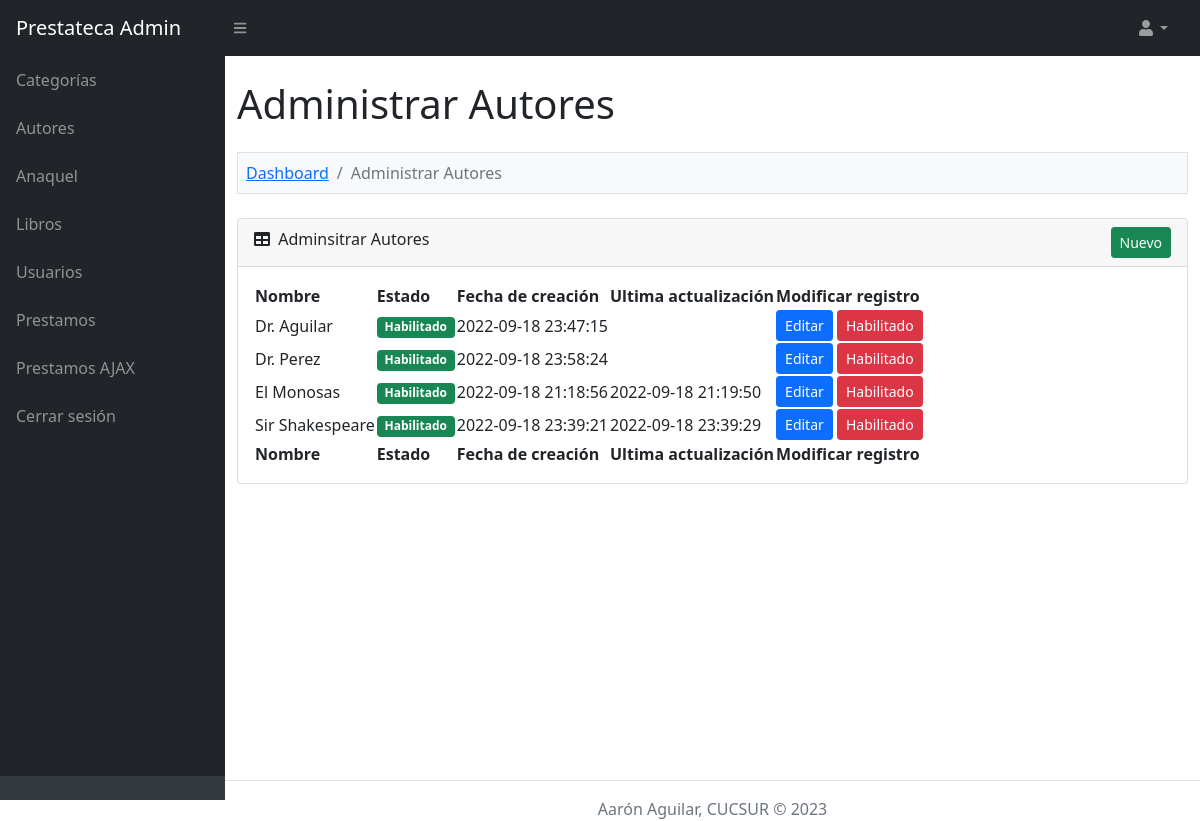
Screenshot of /admin/author.php (signed in) with the database file from the repository.
### tables this page shows
CREATE TABLE `lms_author` (
  `author_id` int(11) NOT NULL,
  `author_name` varchar(200) NOT NULL,
  `author_status` enum('Enable','Disable') NOT NULL,
  `author_created_on` varchar(30) NOT NULL,
  `author_updated_on` varchar(30) NOT NULL
);

### function.php (called while the page is built, shortened)
<?php
function convert_data($string, $action = 'encrypt')
{
	$encrypt_method = "AES-256-CBC";
	$secret_key = 'AA74CDCC2BBRT935136HH7B63C27';
	$secret_iv = '5fgf5HJ5g27';
	$key = hash('sha256', $secret_key);
	$iv = substr(hash('sha256', $secret_iv), 0, 16);
	if ($action == 'encrypt')
	{
		$output = openssl_encrypt($string, $encrypt_method, $key, 0, $iv);
	    $output = base64_encode($output);
	}
	else if ($action == 'decrypt')
	{
		$output = openssl_decrypt(base64_decode($string), $encrypt_method, $key, 0, $iv);
	}
	return $output;
}
?>

### admin/author.php (the view, shortened to what this page needs)
<?php
include '../database_connection.php';
include '../function.php';
$error = '';
$query = "
	SELECT * FROM lms_author
    ORDER BY author_name ASC
";
$statement = $connect->prepare($query);
$statement->execute();
include '../header.php';
?>
<div class="container-fluid py-4" style="min-height: 700px;">
	<h1>Administrar Autores</h1>
	<?php
	if(isset($_GET["action"]))
	{
		if($_GET["action"] == "add")
		{
	?>
	<ol class="breadcrumb mt-4 mb-4 bg-light p-2 border">
		<li class="breadcrumb-item"><a href="index.php">Dashboard</a></li>
        <li class="breadcrumb-item"><a href="author.php">Administrar Autores</a></li>
        <li class="breadcrumb-item active">Nuevo</li>
    </ol>
    <div class="row">
    	<div class="col-md-6">
    		<?php
    		if($error != '')
    		{
    			echo '<div class="alert alert-danger alert-dismissible fade show" role="alert"><ul class="list-unstyled">'.$error.'</ul> <button type="button" class="btn-close" data-bs-dismiss="alert" aria-label="Close"></button></div>';
    		}
    		?>
    		<div class="card mb-4">
    			<div class="card-header">
    				<i class="fas fa-user-plus"></i> Nuevo
                </div>
                <div class="card-body">
                	<form method="post">
                		<div class="mb-3">
                			<label class="form-label">Nombre</label>
                			<input type="text" name="author_name" id="author_name" class="form-control" />
                		</div>
                		<div class="mt-4 mb-0">
                			<input type="submit" name="add_author" class="btn btn-success" value="Nuevo" />
                		</div>
                	</form>
                </div>
            </div>
    	</div>
    </div>
	<?php
		}
		else if($_GET["action"] == 'edit')
		{
			$author_id = convert_data($_GET["code"], 'decrypt');
			if($author_id > 0)
			{
				$query = "
				SELECT * FROM lms_author
                WHERE author_id = '$author_id'
				";
				$author_result = $connect->query($query);
				foreach($author_result as $author_row)
				{
	?>
	<ol class="breadcrumb mt-4 mb-4 bg-light p-2 border">
		<li class="breadcrumb-item"><a href="index.php">Dashboard</a></li>
        <li class="breadcrumb-item"><a href="author.php">Administrar Autores</a></li>
        <li class="breadcrumb-item active">Editar</li>
    </ol>
    <div class="row">
    	<div class="col-md-6">
    		<div class="card mb-4">
    			<div class="card-header">
    				<i class="fas fa-user-edit"></i>Editar detalles
    			</div>
    			<div class="card-body">
    				<form method="post">
    					<div class="mb-3">
    						<label class="form-label">Nombre</label>
    						<input type="text" name="author_name" id="author_name" class="form-control" value="<?php echo $author_row['author_name']; ?>" />
    					</div>
    					<div class="mt-4 mb-0">
    						<input type="hidden" name="author_id" value="<?php echo $_GET['code']; ?>" />
    						<input type="submit" name="edit_author" class="btn btn-primary" value="Editar" />
    					</div>
    				</form>
    			</div>
    		</div>
    	</div>
    </div>
	<?php
				}
			}
		}
	}
	else
	{
	?>
	<ol class="breadcrumb mt-4 mb-4 bg-light p-2 border">
		<li class="breadcrumb-item"><a href="index.php">Dashboard</a></li>
		<li class="breadcrumb-item active">Administrar Autores</li>
	</ol>
	<div class="card mb-4">
		<div class="card-header">
			<div class="row">
				<div class="col col-md-6">
					<i class="fas fa-table me-1"></i> Adminsitrar Autores
				</div>
				<div class="col col-md-6" align="right">
					<a href="author.php?action=add" class="btn btn-success btn-sm">Nuevo</a>
				</div>
			</div>
		</div>
		<div class="card-body">
			<table id="datatablesSimple">
				<thead>
				<tr>
						<th>Nombre</th>
						<th>Estado</th>
						<th>Fecha de creación</th>
						<th>Ultima actualización</th>
						<th>Modificar registro</th>
					</tr>
				</thead>
				<tfoot>
					<tr>
						<th>Nombre</th>
						<th>Estado</th>
						<th>Fecha de creación</th>
						<th>Ultima actualización</th>
						<th>Modificar registro</th>
					</tr>
				</tfoot>
				<tbody>
				<?php
				if($statement->rowCount() > 0)
				{
					foreach($statement->fetchAll() as $row)
					{
						$author_status = '';
						if($row['author_status'] == 'Enable')
						{
							$author_status = '<div class="badge bg-success">Habilitado</div>';
						}
						else
						{
							$author_status = '<div class="badge bg-danger">Deshabilitado</div>';
						}
						echo '
						<tr>
							<td>'.$row["author_name"].'</td>
							<td>'.$author_status.'</td>
							<td>'.$row["author_created_on"].'</td>
							<td>'.$row["author_updated_on"].'</td>
							<td class= "text-right">
								<a href="author.php?action=edit&code='.convert_data($row["author_id"]).'" class="btn btn-sm btn-primary">Editar</a>
								<button type="button" name="delete_button" class="btn btn-danger btn-sm" onclick="delete_data(`'.$row["author_id"].'`, `'.$row["author_status"].'`)">Habilitado</button>
							</td>
						</tr>
						';
					}
				}
				else
				{
					echo '
					<tr>
						<td colspan="4" class="text-center">Data en blanco</td>
					</tr>
					';
				}
				?>
				</tbody>
			</table>
		</div>
	</div>
	<?php
	}
	?>
</div>
<?php
include '../footer.php';
?>

### rows the page displays
lms_author: author_name "Dr. Aguilar", author_status "Habilitado", author_created_on "2022-09-18 23:47:15"
lms_author: author_name "Dr. Perez", author_status "Habilitado", author_created_on "2022-09-18 23:58:24"
lms_author: author_name "El Monosas", author_status "Habilitado", author_created_on "2022-09-18 21:18:56", author_updated_on "2022-09-18 21:19:50"
lms_author: author_name "Sir Shakespeare", author_status "Habilitado", author_created_on "2022-09-18 23:39:21", author_updated_on "2022-09-18 23:39:29"
